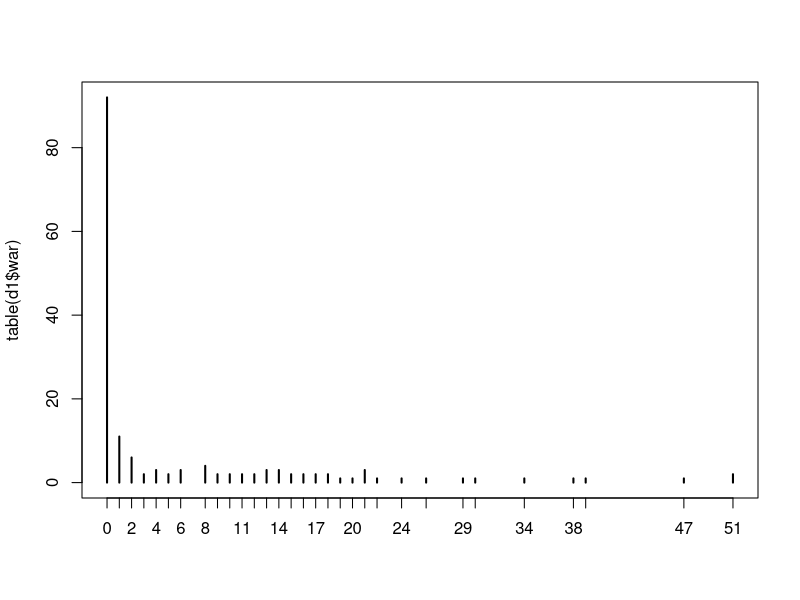

The R script that drew this image: (Note: this script raises an error after producing the figure.)
library(foreign)
library(dplyr)
setwd("/Users/qg251/Google Drive/Quant3_TA/TA/w2")

# Homework 1
# 2.a
d1 <- read.dta("conflict.dta")
plot(table(d1$war))


# 2.b sketch the likelihood for the lambda estimator
log.likelihood <- function(betas){
  lambda <- exp(d1$constant*betas[1] + d1$ethfrac*betas[2] + d1$lpop*betas[3] + d1$interaction*betas[4])
  l <- -sum(dpois(d1$war, lambda, log = TRUE))
}

# MLE
set.seed(333)
initial <- rnorm(4,mean=0,sd=1)
mle <- optim(initial, fn=log.likelihood, method="BFGS",hessian=TRUE)
betas <- mle$par
cov <- solve(mle$hessian)
betase <- sqrt(diag(cov))

# 2.c
# single parameter wald-test (betahat - beta)/se(betahat) ~ Normal distribution, null hypothesis here is beta = 0
# Or, test for multicoefficients, Beta %*% Hessian %*% Beta^T ~ chiqsquare distribution with degree

pchisq(t(betas[3:4]) %*% mle$hessian[3:4, 3:4] %*% betas[3:4], 2, lower.tail = FALSE)


2*pnorm(betas[3]/betase[3], 0, 1, lower.tail = FALSE)
2*pnorm(betas[4]/betase[4], 0, 1, lower.tail = FALSE)


# likelihood ratio test, let us set H0 as that coefficients for lpop and interaction term are zero
# It is a test for the entire model fit
log.likelihood.null <- function(betas){
  lambda <- exp(d1$constant*betas[1] + d1$ethfrac*betas[2])
  l <- -sum(dpois(d1$war, lambda, log = TRUE))
}

initial.null <- rnorm(2,mean = 0, sd = 1)
mlenull <- optim(initial.null, fn=log.likelihood.null, method="BFGS", hessian=TRUE)
mleest.null<- mlenull$par

llmax <- -log.likelihood(betas)
llnull <- -log.likelihood.null(betas.null)

lrs = llmax - llnull
# It comes from tylor expansion
dev = 2*lrs
pchisq(dev, 2, lower.tail = FALSE)

# 2.d
# replicate data ten times
replicate(10, d1)
newdata <- data.frame(matrix(unlist(rep(d1, each = 10)), ncol = 6, nrow = 1610))
names(newdata) <- names(d1)

log.likelihood.rep <- function(betas){
  lambda <- exp(newdata$constant*betas[1] + newdata$ethfrac*betas[2] + newdata$lpop*betas[3] + newdata$interaction*betas[4])
  l <- -sum(dpois(newdata$war, lambda, log = TRUE))
}

# MLE
set.seed(333)
initial <- rnorm(4,mean=0,sd=1)
mle.rep <- optim(initial, fn=log.likelihood.rep, method="BFGS",hessian=TRUE)
betas.rep <- mle.rep$par
cov.rep <- solve(mle.rep$hessian)
betase.rep <- sqrt(diag(cov.rep))

# what is the difference? Standard errors go down while the MLE of the parameters remain the same.


# Probit model
# Actual Data
d2 <- read.csv("week2_data.csv", stringsAsFactors=F)

# probit likelihood function
probit.loglk_manual <- function(beta, X, y){
  loglk <- sum(y * pnorm(X%*%beta, log.p=TRUE) + 
                 (1-y) * pnorm(-(X%*%beta), log.p=TRUE))
  return(-loglk)
}

X <- model.matrix(~age + female + high.school + college + nytimes, d2)
y <- d2$twitter

init <- rnorm(n = ncol(X))
fit <- optim(par = init,fn = probit.loglk_manual, method = "BFGS", X=X, y=y, hessian = T)
se.fit <- sqrt(diag(solve(fit$hessian)))

d3 <- as.matrix(data.frame(c=1, age = 18:80, female=median(d2$female),
                            high.school=median(d2$high.school), 
                            college=median(d2$college),
                            nytimes = median(d2$nytimes)))

# predicted probabilities on age
predicted_p <- pnorm(d3%*%fit$par)

# s.e. of predicted probabilities
p.se <- sqrt(diag(d3 %*% solve(fit$hessian) %*% t(d3)))

# 95% confidence interval
CIupper <- pnorm(d3%*%fit$par + p.se*1.96)
CIlower <- pnorm(d3%*%fit$par - p.se*1.96)

dnorm(d3%*%fit$par) * fit$par[2]
plot(18:80, dnorm(d3%*%fit$par) * fit$par[2], type = "l")

plot(18:80, predicted_p, type = "l", xlab = age, ylab="Pr(Twitter=1)", ylim = c(0, 0.40))
lines(18:80, CIupper, col="grey80")
lines(18:80, CIlower, col="grey80")

# easy way to do it with built-in functions in R
probit <- glm(twitter ~ age + female + high.school + college + nytimes,
              data=d2, family=binomial(link="probit"))

db <- data.frame(age = 18:80, female=median(db$female),
                 high.school=median(db$high.school), 
                 college=median(db$college),
                 nytimes = median(db$nytimes))

pred <- predict(probit, db, type="response", se.fit=TRUE)
plot(18:80, pred$fit, type="l", xlab="age", ylab="Pr(Twitter=1)", ylim=c(0, .40))
lines(18:80, pred$fit - pred$se.fit * 1.96, col="grey80")
lines(18:80, pred$fit + pred$se.fit * 1.96, col="grey80")

plot.data <- data.frame(age=18:80, pred = pred$fit, lo = pred$fit - pred$se.fit * 1.96, hi=pred$fit + pred$se.fit * 1.96)

# more fancy plot with ggplot2
library(ggplot2)
plot <- ggplot(plot.data, aes(x=age, y=pred)) +
  geom_ribbon(aes(ymin=lo, ymax=hi), alpha=0.1, fill="red") + 
  geom_line() +
  scale_x_continuous(limits=c(20,80)) +
  scale_y_continuous("Predicted Prob. of Twitter Use", limits=c(0, .35)) +
  theme_bw() +
  theme(
    axis.line = element_line(colour = "black"),
    panel.grid.major = element_blank(),
    panel.grid.minor = element_blank(),
    panel.border = element_blank(),
    panel.background = element_blank()) 
plot

# marginal effects plot
xb <- d3 %*% fit$par
plot(18:80, dnorm(xb) * fit$par[2], type = "l", xlab = "age", ylab = "Marginal Effects of Age on Probability of Twitter Use")
lines(18:80, dnorm(xb) * fit$par[2] + 1.96 * dnorm(xb)* se.fit[2], col = "grey80")
lines(18:80, dnorm(xb) * fit$par[2] - 1.96 * dnorm(xb)* se.fit[2], col = "grey80")

## Identification of Binary Choice Model
## What happens when we try to estimate a logit/probit model with intercept
## and a threshold parameter?

## log.lk function adding an ancillary parameter
logit.loglk <- function(pars, X, y){
  a <- pars[1]
  b <- pars[2:length(pars)]
  loglk <- sum(y * plogis(a + X%*%b, log.p=TRUE) + (1-y) * plogis(-(a + X%*%b), log.p=TRUE))
  return(-loglk)
}

# data
y <- d2$twitter
X <- model.matrix(~age+female, d2)
k <- dim(X)[[2]] ## number of variables



# 'correct' values
summary(glm(twitter ~ age + female,
            data=d2, family=binomial(link="logit")))

# ML estimation
initial <- c(0, 0, 1, 1)
logit <- optim(par = initial, logit.loglk, X=X, y=y, method="BFGS", hessian = T)
logit$par

# what happens when we choose different initial values?
initial <- c(-10, 10, rep(0, k-1))
logit <- optim(par = initial, logit.loglk, X=X, y=y, method="BFGS", hessian = T)
logit$par

# what happens to standard errors?
initial <- c(0, 0, 1, 1)
logit <- optim(par = initial, logit.loglk, X=X, y=y, method="BFGS", hessian = T)
logit$par
round(sqrt(diag(solve(logit$hessian))), 3)

initial <- c(-10, 10, rep(0, k-1))
logit <- optim(par = initial, logit.loglk, X=X, y=y, method="BFGS", hessian = T)
logit$par
round(sqrt(diag(solve(logit$hessian))), 3)

intercepts <- seq(-10, 10, .10)
thresholds <- seq(-10, 10, .10)
lks <- matrix(NA, nrow=length(intercepts), ncol=length(thresholds))

